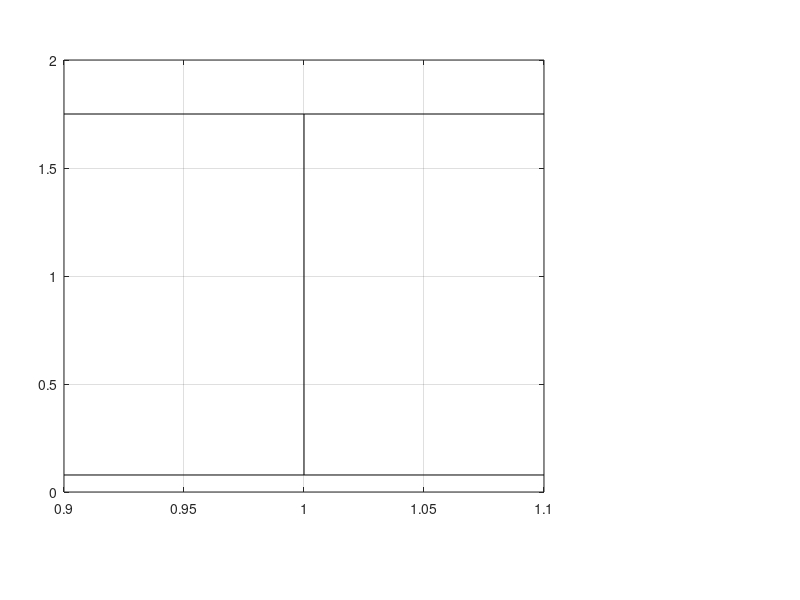

Here is the MATLAB script that generated this plot: (Note: this script raises an error after producing the figure.)
%% ####################################################################################################################
% Code for the paper:
% SCADA-Based Multiobjective Calibration of Hydraulic Models for Multi-Fluid Petroleum Pipelines
% By Alon Mandel and Mashor Housh
% University of Haifa
%% ####################################################################################################################

clc
clear
close all

%% Load all fluid results

fprintf('\n=== LOADING FLUID RESULTS ===\n');

if ~isfile('fluid1.mat') || ~isfile('fluid2.mat') || ~isfile('fluid3.mat')
    error('Missing fluid files. Run main code 3 times with fluid_choice=1,2,3');
end

load('fluid1.mat'); fluid1 = fluid_results;
load('fluid2.mat'); fluid2 = fluid_results;
load('fluid3.mat'); fluid3 = fluid_results;

fluids      = {fluid1, fluid2, fluid3};
fluid_names = {'Diesel','Jet fuel','Gasoline'};
colors      = [0 0 1; 0 0.8 0; 1 0 0];
markers     = {'s','o','+'};

Pipes    = fluid1.Pipes;
Pumps    = fluid1.Pumps;
PosValves = fluid1.PosValves;

fprintf('Loaded: Diesel, Jet, Gasoline\n');
fprintf('\n=== CREATING FIGURES ===\n');

%% Global Q range for pipelines and pumps (for unification)
% Only use positive, finite flows
all_Q_pipes = [];
all_Q_pumps = [];

for f = 1:3
    qP = fluids{f}.Q_Pipes;
    qP = qP(isfinite(qP) & qP > 0);
    all_Q_pipes = [all_Q_pipes; qP(:)];
    
    qPu = fluids{f}.Q_Pumps;
    qPu = qPu(isfinite(qPu) & qPu > 0);
    all_Q_pumps = [all_Q_pumps; qPu(:)];
end

if ~isempty(all_Q_pipes)
    Q_pipe_max = max(all_Q_pipes)*3600*1.05; % m^3/h
else
    Q_pipe_max = 100;
end

if ~isempty(all_Q_pumps)
    Q_pump_max = max(all_Q_pumps)*3600*1.05; % m^3/h
else
    Q_pump_max = 100;
end


%% Figure 1: Pipeline Bounds (All Fluids) 

fprintf('Creating Pipeline Bounds...\n');

figure('Position',[100,150,1000,500]);
set(gcf,'Color','w');

% Global r-bounds (same logic as original)
r_min_global = zeros(length(Pipes), 1);
r_max_global = zeros(length(Pipes), 1);
for i = 1:length(Pipes)
    valid_r_min = [];
    valid_r_max = [];
    for f = 1:3
        if fluids{f}.r_max(i) < 5.0 && fluids{f}.r_min(i) > 1e-5
            valid_r_min = [valid_r_min; fluids{f}.r_min(i)];
            valid_r_max = [valid_r_max; fluids{f}.r_max(i)];
        end
    end
    if ~isempty(valid_r_min)
        r_min_global(i) = min(valid_r_min);
        r_max_global(i) = max(valid_r_max);
    else
        r_min_global(i) = min([fluids{1}.r_min(i), fluids{2}.r_min(i), fluids{3}.r_min(i)]);
        r_max_global(i) = max([fluids{1}.r_max(i), fluids{2}.r_max(i), fluids{3}.r_max(i)]);
    end
end

n_min_global = min([fluid1.n_min; fluid2.n_min; fluid3.n_min]);
n_max_global = max([fluid1.n_max; fluid2.n_max; fluid3.n_max]);

% Left subplot – A: pipeline resistance
subplot('Position',[0.08, 0.18, 0.60, 0.72]); hold on; grid on; box on;
x_vals = 1:length(Pipes);

for i = 1:length(Pipes)
    fluids_with_flow = [];
    for f = 1:3
        has_flow = any(fluids{f}.I_Pipes(:,i)==1) && ...
                   any(fluids{f}.Q_Pipes(fluids{f}.I_Pipes(:,i)==1,i) > 1e-6);
        if has_flow
            fluids_with_flow = [fluids_with_flow, f];
        end
    end
    if length(fluids_with_flow) == 1
        f_single  = fluids_with_flow(1);
        r_center  = (fluids{f_single}.r_min(i) + fluids{f_single}.r_max(i))/2;
        e_low     = r_center - fluids{f_single}.r_min(i);
        e_high    = fluids{f_single}.r_max(i) - r_center;
        errorbar(x_vals(i), r_center, e_low, e_high, 'k','LineWidth',3);
    else
        r_center = (r_min_global(i) + r_max_global(i))/2;
        errorbar(x_vals(i), r_center, r_center-r_min_global(i), ...
                 r_max_global(i)-r_center, 'k','LineWidth',3);
    end
    for f = fluids_with_flow
        plot(x_vals(i), fluids{f}.R_sys(i)./fluids{f}.L(i), markers{f}, ...
            'Color',colors(f,:), 'MarkerSize',10, 'LineWidth',2);
    end
end

xlim([0.5 length(Pipes)+0.5]);
xticks(x_vals);
xticklabels(arrayfun(@(ii) sprintf('Pipeline %d',ii),1:length(Pipes),'UniformOutput',false));
ylabel('r_{l} (–)','FontSize',16);
title('A: Pipeline resistance','FontWeight','bold','FontSize',16);
set(gca,'FontSize',16);
yl = ylim; ylim([max(0,yl(1)-0.15*diff(yl)), yl(2)+0.15*diff(yl)]);

% Right subplot – B: flow exponent
subplot('Position',[0.75, 0.18, 0.18, 0.72]); hold on; grid on; box on;
n_center = (n_min_global+n_max_global)/2;
errorbar(1, n_center, n_center-n_min_global, n_max_global-n_center, ...
    'k','LineWidth',3);
for f = 1:3
    nVal = mean(fluids{f}.n_sys);
    plot(1, nVal, markers{f}, 'Color',colors(f,:), 'MarkerSize',10, 'LineWidth',2);
end
xlim([0.5 1.5]); set(gca,'XTick',[]);
ylabel('n (–)','FontSize',16);
title('B: Flow exponent','FontWeight','bold','FontSize',16);
set(gca,'FontSize',16);
yl = ylim; ylim([yl(1)-0.15*diff(yl), yl(2)+0.15*diff(yl)]);

% Legend below
h_bounds   = errorbar(NaN,NaN,NaN,'k','LineWidth',3);
h_diesel   = plot(NaN,NaN,markers{1},'Color',colors(1,:),'MarkerSize',10,'LineWidth',2);
h_jet      = plot(NaN,NaN,markers{2},'Color',colors(2,:),'MarkerSize',10,'LineWidth',2);
h_gasoline = plot(NaN,NaN,markers{3},'Color',colors(3,:),'MarkerSize',10,'LineWidth',2);
lgd = legend([h_bounds,h_diesel,h_jet,h_gasoline], ...
    {'Bounds','Diesel','Jet fuel','Gasoline'}, ...
    'Orientation','horizontal','FontSize',12);
lgd.Units = 'normalized';
lgd.Position = [0.35 0.01 0.30 0.05];

% Second subplot x-label "All Pipes"
subplot('Position',[0.75, 0.18, 0.18, 0.72]);
xlabel('All pipelines','FontSize',16);

saveas(gcf,'Fig1_Bounds_Pipelines.png');
fprintf('Saved pipeline bounds\n');


%% Figure 2: Pump Bounds (All Fluids) 
fprintf('Creating Pump Bounds...\n');

num_pumps = length(Pumps);
pump_labels = arrayfun(@(i) sprintf('P%d',i),1:num_pumps,'UniformOutput',false);

% Compute global bounds excluding wide fallbacks
A_min_global = zeros(num_pumps, 1);
A_max_global = zeros(num_pumps, 1);
B_min_global = zeros(num_pumps, 1);
B_max_global = zeros(num_pumps, 1);

for i = 1:num_pumps
    valid_A_min = [];
    valid_A_max = [];
    valid_B_min = [];
    valid_B_max = [];
    
    for f = 1:3
        % Check if pump has actual flow
        has_flow = any(fluids{f}.I_Pumps(:,i)==1) && any(fluids{f}.Q_Pumps(fluids{f}.I_Pumps(:,i)==1,i) > 1e-6);
        
        if has_flow
            % A bounds: use as computed by optimization_bounds.m for this fluid
            valid_A_min = [valid_A_min; fluids{f}.A_min(i)];
            valid_A_max = [valid_A_max; fluids{f}.A_max(i)];
    
            % B bounds: use as computed by optimization_bounds.m for this fluid
            valid_B_min = [valid_B_min; fluids{f}.B_min(i)];
            valid_B_max = [valid_B_max; fluids{f}.B_max(i)];
        end
    end
    
    if ~isempty(valid_A_min)
        A_min_global(i) = min(valid_A_min);
        A_max_global(i) = max(valid_A_max);
    else
        A_min_global(i) = min([fluids{1}.A_min(i), fluids{2}.A_min(i), fluids{3}.A_min(i)]);
        A_max_global(i) = max([fluids{1}.A_max(i), fluids{2}.A_max(i), fluids{3}.A_max(i)]);
    end
    if ~isempty(valid_B_min)
        B_min_global(i) = min(valid_B_min);
        B_max_global(i) = max(valid_B_max);
    else
        B_min_global(i) = min([fluids{1}.B_min(i), fluids{2}.B_min(i), fluids{3}.B_min(i)]);
        B_max_global(i) = max([fluids{1}.B_max(i), fluids{2}.B_max(i), fluids{3}.B_max(i)]);
    end
end

% Create figure with rectangular subplots (narrower width)
figure('Position',[300,150,1200,600]);
set(gcf,'Color','w');

for i = 1:num_pumps
    % 2 rows: A and B; columns: pumps
    % A parameter subplot
    subplot(2, num_pumps, i); hold on; grid on; box on;

    % Check if this pump has valid A data
    has_valid_A = ~isempty(valid_A_min) || any([fluids{1}.A_sys(i), fluids{2}.A_sys(i), fluids{3}.A_sys(i)] > 0.01);
    
    if has_valid_A && (A_max_global(i) - A_min_global(i)) > 1
        a_center = (A_min_global(i)+A_max_global(i))/2;
        errorbar(1, a_center, a_center-A_min_global(i), A_max_global(i)-a_center, ...
            'k','LineWidth',2,'CapSize',5);
        for f = 1:3
            has_flow = any(fluids{f}.I_Pumps(:,i)==1) && any(fluids{f}.Q_Pumps(fluids{f}.I_Pumps(:,i)==1,i) > 1e-6);
            if has_flow && fluids{f}.A_sys(i) > 0.01
                plot(1, fluids{f}.A_sys(i), markers{f}, 'Color',colors(f,:), 'MarkerSize',8, 'LineWidth',2);
            end
        end
    else
        % No valid data
        text(1, 0.5, 'No data', 'HorizontalAlignment','center', 'FontSize',12, 'Color',[0.5 0.5 0.5]);
    end
    xlim([0.5 1.5]); set(gca,'XTick',[], 'FontSize',16);
    
    % Individual y-axis scale for each pump's A parameter
    all_A_vals = [A_min_global(i); A_max_global(i)];
    for f = 1:3
        has_flow = any(fluids{f}.I_Pumps(:,i)==1) && ...
                   any(fluids{f}.Q_Pumps(fluids{f}.I_Pumps(:,i)==1,i) > 1e-6);
        if has_flow
            all_A_vals = [all_A_vals; fluids{f}.A_sys(i)];
        end
    end
    A_range_local = max(all_A_vals) - min(all_A_vals);
    A_ylim_local = [min(all_A_vals) - 0.15*A_range_local, max(all_A_vals) + 0.15*A_range_local];
    ylim(A_ylim_local);
    
    ylabel('A (m)', 'FontSize',16);
    title(sprintf('Pump %d', i), 'FontWeight','bold','FontSize',16);

    % B parameter subplot
    subplot(2, num_pumps, num_pumps + i); hold on; grid on; box on;

    % Check if this pump has valid B data
    B_range_check = (B_max_global(i) - B_min_global(i)) > 1;
    has_valid_B = ~isempty(valid_B_min) && B_range_check;
    
    if has_valid_B
        b_center = (B_min_global(i)+B_max_global(i))/2;
        errorbar(1, b_center, b_center-B_min_global(i), B_max_global(i)-b_center, ...
            'k','LineWidth',2,'CapSize',5);
        for f = 1:3
            has_flow = any(fluids{f}.I_Pumps(:,i)==1) && any(fluids{f}.Q_Pumps(fluids{f}.I_Pumps(:,i)==1,i) > 1e-6);
            B_range_f = fluids{f}.B_max(i) - fluids{f}.B_min(i);
            if has_flow && B_range_f > 1
                plot(1, fluids{f}.B_sys(i), markers{f}, 'Color',colors(f,:), 'MarkerSize',8, 'LineWidth',2);
            end
        end
    else
        % No valid data
        text(1, 0.5, 'No data', 'HorizontalAlignment','center', 'FontSize',12, 'Color',[0.5 0.5 0.5]);
    end
    xlim([0.5 1.5]); set(gca,'XTick',[], 'FontSize',16);
    
    % Individual y-axis scale for each pump's B parameter
    all_B_vals = [B_min_global(i); B_max_global(i)];
    for f = 1:3
        has_flow = any(fluids{f}.I_Pumps(:,i)==1) && ...
                   any(fluids{f}.Q_Pumps(fluids{f}.I_Pumps(:,i)==1,i) > 1e-6);
        if has_flow
            all_B_vals = [all_B_vals; fluids{f}.B_sys(i)];
        end
    end
    B_range_local = max(all_B_vals) - min(all_B_vals);
    B_ylim_local = [min(all_B_vals) - 0.15*B_range_local, max(all_B_vals) + 0.15*B_range_local];
    ylim(B_ylim_local);
    
    ylabel('B (s²/m⁵)', 'FontSize',16);
    title(sprintf('Pump %d', i), 'FontWeight','bold','FontSize',16);
end

% Common legend
h_bounds   = errorbar(NaN,NaN,NaN,'k','LineWidth',2);
h_diesel   = plot(NaN,NaN,markers{1},'Color',colors(1,:),'MarkerSize',8,'LineWidth',2);
h_jet      = plot(NaN,NaN,markers{2},'Color',colors(2,:),'MarkerSize',8,'LineWidth',2);
h_gasoline = plot(NaN,NaN,markers{3},'Color',colors(3,:),'MarkerSize',8,'LineWidth',2);
lgd = legend([h_bounds,h_diesel,h_jet,h_gasoline], ...
    {'Bounds','Diesel','Jet fuel','Gasoline'}, ...
    'Orientation','horizontal','Location','southoutside','FontSize',12);
lgd.Units = 'normalized';
lgd.Position = [0.30 0.01 0.40 0.05];

annotation('textbox',[0.5 0.96 0.0 0.0], ...
    'FitBoxToText','on','HorizontalAlignment','center', ...
    'LineStyle','none','FontWeight','bold','FontSize',16);

saveas(gcf,'Fig2_Bounds_Pumps.png');
fprintf('Saved pump bounds\n');

%% Figure 3: Valve Bounds (All Fluids) 

fprintf('Creating Valve Bounds...\n');

figure('Position',[200,200,600,450]);
set(gcf,'Color','w');

alpha_min_global = min([fluid1.alpha_min, fluid2.alpha_min, fluid3.alpha_min]);
alpha_max_global = max([fluid1.alpha_max, fluid2.alpha_max, fluid3.alpha_max]);
beta_min_global  = min([fluid1.beta_min,  fluid2.beta_min,  fluid3.beta_min]);
beta_max_global  = max([fluid1.beta_max,  fluid2.beta_max,  fluid3.beta_max]);

subplot(1,2,1); hold on; grid on; box on;
alpha_center = (alpha_min_global+alpha_max_global)/2;
errorbar(1,alpha_center,alpha_center-alpha_min_global,alpha_max_global-alpha_center, ...
    'k','LineWidth',3,'CapSize',10);
for f = 1:3
    plot(1, fluids{f}.alpha_sys, markers{f}, 'Color',colors(f,:), ...
        'MarkerSize',10, 'LineWidth',2);
end
xlim([0.8 1.2]); set(gca,'XTick',[]);
ylabel('\alpha (–)','FontSize',16);
title('(A)','FontWeight','bold','FontSize',16);
set(gca,'FontSize',16);
yl = ylim; ylim([yl(1)-0.15*diff(yl), yl(2)+0.15*diff(yl)]);

subplot(1,2,2); hold on; grid on; box on;
beta_center = (beta_min_global+beta_max_global)/2;
errorbar(1,beta_center,beta_center-beta_min_global,beta_max_global-beta_center, ...
    'k','LineWidth',3,'CapSize',10);
for f = 1:3
    plot(1, fluids{f}.beta_sys, markers{f}, 'Color',colors(f,:), ...
        'MarkerSize',10, 'LineWidth',2);
end
xlim([0.8 1.2]); set(gca,'XTick',[]);
ylabel('\beta (–)','FontSize',16);
title('(B)','FontWeight','bold','FontSize',16);
set(gca,'FontSize',16);
yl = ylim; ylim([yl(1)-0.15*diff(yl), yl(2)+0.15*diff(yl)]);

h_bounds   = errorbar(NaN,NaN,NaN,'k','LineWidth',3);
h_diesel   = plot(NaN,NaN,markers{1},'Color',colors(1,:),'MarkerSize',10,'LineWidth',2);
h_jet      = plot(NaN,NaN,markers{2},'Color',colors(2,:),'MarkerSize',10,'LineWidth',2);
h_gasoline = plot(NaN,NaN,markers{3},'Color',colors(3,:),'MarkerSize',10,'LineWidth',2);
lgd = legend([h_bounds,h_diesel,h_jet,h_gasoline], ...
    {'Bounds','Diesel','Jet fuel','Gasoline'}, ...
    'Orientation','horizontal','FontSize',12);
lgd.Units = 'normalized';
lgd.Position = [0.32 0.03 0.36 0.06];

saveas(gcf,'Fig3_Bounds_Valve.png');
fprintf('Saved valve bounds\n');

%% Figure 4: Pareto Fronts (All Fluids) 
fprintf('Creating Pareto Fronts...\n');
figure('Position',[100,100,1400,450]);
set(gcf,'Color','w');

all_y = [fluids{1}.R2fitV(:); fluids{2}.R2fitV(:); fluids{3}.R2fitV(:)];
all_y = all_y(isfinite(all_y));
if ~isempty(all_y)
    y_min_global = min(all_y);
    y_max_global = max(all_y);
    y_range = y_max_global - y_min_global;
    if y_range > eps
        y_limits = [y_min_global - 0.1*y_range, y_max_global + 0.1*y_range];
    else
        y_limits = [y_min_global - 1, y_max_global + 1];
    end
else
    y_limits = [0, 10];
end

for f = 1:3
    subplot(1,3,f); hold on; grid on; box on;

    % Pareto as line without circle markers
    h_pareto = plot(fluids{f}.R2sysV, fluids{f}.R2fitV, '-', ...
        'Color', colors(f,:), 'LineWidth', 2, 'DisplayName','Pareto Front');

    h_knee = plot(fluids{f}.R2sysV(fluids{f}.pareto_point_id), ...
                  fluids{f}.R2fitV(fluids{f}.pareto_point_id), ...
                  's', 'Color', colors(f,:), 'MarkerSize', 10, 'LineWidth', 2, ...
                  'DisplayName', 'Selected knee point');

    h_fit = plot(fluids{f}.R2sys_classical, fluids{f}.R2fit_classical, ...
                 'kx', 'MarkerSize', 10, 'LineWidth', 2, ...
                 'DisplayName', 'Fitting Solution');

    pareto_min   = min(fluids{f}.R2sysV);
    pareto_max   = max(fluids{f}.R2sysV);
    pareto_range = pareto_max - pareto_min;
    x_lim = [pareto_min - 0.1*pareto_range, pareto_max + 0.1*pareto_range];

    % Include classical solution in range
    if fluids{f}.R2sys_classical < x_lim(1)
        x_lim(1) = fluids{f}.R2sys_classical - 0.5;
    end
    if fluids{f}.R2sys_classical > x_lim(2)
        x_lim(2) = fluids{f}.R2sys_classical + 0.5;
    end

    % Round limits for cleaner axis
    x_lim(1) = floor(x_lim(1));
    x_lim(2) = ceil(x_lim(2));
    xlim(x_lim);
    
    % Determine appropriate tick spacing
    x_range = x_lim(2) - x_lim(1);
    if x_range <= 6
        tick_spacing = 1;  % Every 1 m
    elseif x_range <= 12
        tick_spacing = 2;  % Every 2 m
    else
        tick_spacing = 5;  % Every 5 m
    end
    
    % Generate tick positions
    x_tick_min = ceil(x_lim(1) / tick_spacing) * tick_spacing;
    x_tick_max = floor(x_lim(2) / tick_spacing) * tick_spacing;
    xticks(x_tick_min:tick_spacing:x_tick_max);

    ylim(y_limits);

    xlabel('Head domain (m)', 'FontSize', 16);
    ylabel('Head loss domain (m)', 'FontSize', 16);

    % Add A/B/C to subtitles
    if f == 1
        title(['(A) ' fluid_names{f}], 'FontWeight', 'bold', 'FontSize', 16);
    elseif f == 2
        title(['(B) ' fluid_names{f}], 'FontWeight', 'bold', 'FontSize', 16);
    else
        title(['(C) ' fluid_names{f}], 'FontWeight', 'bold', 'FontSize', 16);
    end

    set(gca, 'FontSize', 13);

    % Legend right corner
    legend([h_pareto, h_knee, h_fit], ...
        {'Pareto Front','Selected knee point','Fitting Solution'}, ...
        'Location','northeast','FontSize',12);
end

% Global A/B description (if you want it)
annotation('textbox',[0.5 0.96 0.0 0.0], ...
    'FitBoxToText','on','HorizontalAlignment','center', ...
    'LineStyle','none','FontWeight','bold','FontSize',16);

saveas(gcf, 'Fig9_Pareto_AllFluids.png');
fprintf('Saved Pareto fronts\n');

%% Figure 5: Flow Exponent Comparison 
fprintf('Creating Flow Exponent Comparison - Publication Version...\n');
figure('Position',[100,100,1600,500]);
set(gcf,'Color','w');

% Collect all valid n values to determine unified y-axis
all_n_sys = [mean(fluids{1}.n_sys), mean(fluids{2}.n_sys), mean(fluids{3}.n_sys)];
all_n_fit = [];
for f = 1:3
    valid_vals = fluids{f}.n_fit(fluids{f}.n_fit > 0);
    all_n_fit = [all_n_fit; valid_vals(:)];
end

% Unified y-axis range
y_min = min([all_n_sys, all_n_fit']) - 0.1;
y_max = max([all_n_sys, all_n_fit']) + 0.1;
y_lim = [y_min, y_max];

% Left subplot (A): narrower
subplot('Position',[0.08 0.15 0.32 0.75]);  % [left bottom width height]
hold on; grid on; box on;
n_opt = [mean(fluids{1}.n_sys), mean(fluids{2}.n_sys), mean(fluids{3}.n_sys)];
x = 1:3;
bar_width = 0.6;
for i = 1:3
    bar(x(i), n_opt(i), bar_width, 'FaceColor', colors(i,:));
    text(x(i), n_opt(i), sprintf('%.2f', n_opt(i)), ...
        'HorizontalAlignment','center','VerticalAlignment','bottom', ...
        'FontSize',12,'FontWeight','bold');
end
set(gca,'XTick',x,'XTickLabel',fluid_names,'FontSize',16);
ylabel('n (–)', 'FontSize',16);
title('(A) System Optimization', 'FontSize',16,'FontWeight','bold');
ylim(y_lim);

% Right subplot (B): wider
subplot('Position',[0.46 0.15 0.50 0.75]);
hold on; grid on; box on;

num_pipes = length(Pipes);
x_base    = 1:num_pipes;
bar_width = 0.22;

for f = 1:3
    x_pos = x_base + (f-2)*bar_width;

    % Read directly from data: only keep pipes where this fluid actually flows
    n_fitted_values = fluids{f}.n_fit;
    has_flow = any(fluids{f}.I_Pipes == 1, 1);      % logical 1×num_pipes
    n_fitted_values(~has_flow) = NaN;               % hide pipes with no flow

    b(f) = bar(x_pos, n_fitted_values, bar_width, 'FaceColor', colors(f,:));

    for i = 1:num_pipes
        if ~isnan(n_fitted_values(i)) && n_fitted_values(i) > 0
            text(x_pos(i), n_fitted_values(i), sprintf('%.2f', n_fitted_values(i)), ...
                'HorizontalAlignment','center','VerticalAlignment','bottom', ...
                'FontSize',9,'FontWeight','bold');
        end
    end
end

set(gca,'XTick',x_base, ...
    'XTickLabel',arrayfun(@(i) sprintf('Pipeline %d',i),1:num_pipes,'UniformOutput',false), ...
    'FontSize',16);
ylabel('n (–)', 'FontSize',16);
title('(B) Pipeline-Specific Fitting', 'FontSize',16,'FontWeight','bold');
legend(b, fluid_names, 'Location','northeast','FontSize',12);
ylim(y_lim);

saveas(gcf, 'Fig4_FlowExponent_Comparison_Paper.png');
fprintf('Saved flow exponent comparison for paper\n');

%% Figure 6: Pipeline 1 Curve (All Fluids) 
fprintf('Creating Pipeline 1 Curve (All Fluids) - Publication Version...\n');
pipe_idx = 1;  % Select Pipeline 1 for paper
figure('Position',[100,100,1800,500]);
set(gcf,'Color','w');
% Calculate unified Q range across all fluids for Pipeline 1
Q_min_all = inf;
Q_max_all = -inf;
for f=1:3
    Q_data = fluids{f}.Q_Pipes(fluids{f}.I_Pipes(:,pipe_idx)==1,pipe_idx);
    if ~isempty(Q_data)
        Q_min_all = min(Q_min_all, min(Q_data));
        Q_max_all = max(Q_max_all, max(Q_data));
    end
end
% Calculate unified y-axis range across all fluids for Pipeline 1
y_min_all = inf;
y_max_all = -inf;
for f=1:3
    Q_data = fluids{f}.Q_Pipes(fluids{f}.I_Pipes(:,pipe_idx)==1,pipe_idx);
    dh_data = fluids{f}.dh_Pipes(fluids{f}.I_Pipes(:,pipe_idx)==1,pipe_idx);
    if ~isempty(Q_data)
        y_min_all = min(y_min_all, min(dh_data));
        y_max_all = max(y_max_all, max(dh_data));
        % Also check curve values
        xx = linspace(Q_min_all, Q_max_all, 200);
        yy_sys = fluids{f}.R_sys(pipe_idx) * xx.^fluids{f}.n_sys(pipe_idx);
        yy_fit = fluids{f}.R_fit(pipe_idx) * xx.^fluids{f}.n_fit(pipe_idx);
        y_min_all = min([y_min_all, min(yy_sys), min(yy_fit)]);
        y_max_all = max([y_max_all, max(yy_sys), max(yy_fit)]);
    end
end
y_range = y_max_all - y_min_all;
y_lim = [y_min_all - 0.05*y_range, y_max_all + 0.15*y_range];
for f=1:3
    subplot(1,3,f); hold on; grid on; box on;
    
    Q_data = fluids{f}.Q_Pipes(fluids{f}.I_Pipes(:,pipe_idx)==1,pipe_idx);
    dh_data = fluids{f}.dh_Pipes(fluids{f}.I_Pipes(:,pipe_idx)==1,pipe_idx);
    
    if ~isempty(Q_data)
        % Plot SCADA data
        h_scada = scatter(Q_data*3600, dh_data, 40, [0.7 0.7 0.7], 'filled', 'MarkerFaceAlpha', 0.5);
        
        % Plot curves using unified Q range
        xx = linspace(Q_min_all, Q_max_all, 200);
        yy_sys = fluids{f}.R_sys(pipe_idx) * xx.^fluids{f}.n_sys(pipe_idx);
        yy_fit = fluids{f}.R_fit(pipe_idx) * xx.^fluids{f}.n_fit(pipe_idx);
        
        h_opt = plot(xx*3600, yy_sys, '-', 'Color', [0 0 1], 'LineWidth', 3);
        h_fit = plot(xx*3600, yy_fit, '-', 'Color', [1 0 0], 'LineWidth', 3);
        
        % Text box with ratios - positioned in right corner
        r_opt = fluids{f}.R_sys(pipe_idx) / fluids{f}.L(pipe_idx);
        r_fitted = fluids{f}.R_fit(pipe_idx) / fluids{f}.L(pipe_idx);
        r_ratio = r_opt / r_fitted;
        
        txt = sprintf('r_{opt}/r_{fitted}=%.2f', r_ratio);
        
        text(0.98, 0.98, txt, 'Units', 'normalized', 'VerticalAlignment', 'top', ...
            'HorizontalAlignment', 'right', 'BackgroundColor', 'white', ...
            'EdgeColor', 'black', 'FontSize', 12);
        
        % Set unified y-axis
        ylim(y_lim);
    end
    
    xlabel('Flow Rate (m³/h)', 'FontSize', 16);
    ylabel('Head Loss (m)', 'FontSize', 16);
    % Add A, B, C to subtitles
    if f == 1
        title(['(A) ' fluid_names{f}], 'FontWeight', 'bold', 'FontSize', 16);
    elseif f == 2
        title(['(B) ' fluid_names{f}], 'FontWeight', 'bold', 'FontSize', 16);
    else
        title(['(C) ' fluid_names{f}], 'FontWeight', 'bold', 'FontSize', 16);
    end
end
% Add figure-level legend
if exist('h_scada','var') && exist('h_opt','var') && exist('h_fit','var')
    lgd = legend([h_scada, h_opt, h_fit], {'SCADA', 'System Optimization', 'Pipeline-Specific Fitting'}, ...
        'Orientation', 'horizontal', 'FontSize', 12);
    lgd.Position = [0.30, -0.005, 0.40, 0.05];
end
% No main title for paper
saveas(gcf, sprintf('Fig5_Pipeline1_AllFluids_Paper.png', pipe_idx));
fprintf('Saved Pipeline 1 figure for paper\n');

%% Figure 7: Pump 1 Curve (All Fluids) 
fprintf('Creating Pump 1 Curve (All Fluids) - Publication Version...\n');
pump_idx = 1;  % Select Pump 1 for paper
figure('Position',[100,100,1800,500]);
set(gcf,'Color','w');
% Calculate unified Q range across all fluids for Pump 1
Q_min_all = 0;  % Pumps start at 0
Q_max_all = -inf;
for f=1:3
    Q_data = fluids{f}.Q_Pumps(fluids{f}.I_Pumps(:,pump_idx)==1,pump_idx);
    if ~isempty(Q_data) && max(Q_data) > 0
        Q_max_all = max(Q_max_all, max(Q_data));
    end
end
Q_max_all = Q_max_all * 1.1;  % Add 10% margin
% Calculate unified y-axis range across all fluids for Pump 1
y_min_all = inf;
y_max_all = -inf;
for f=1:3
    Q_data = fluids{f}.Q_Pumps(fluids{f}.I_Pumps(:,pump_idx)==1,pump_idx);
    dh_data = fluids{f}.dh_Pumps(fluids{f}.I_Pumps(:,pump_idx)==1,pump_idx);
    if ~isempty(Q_data) && max(Q_data) > 0
        y_min_all = min(y_min_all, min(dh_data));
        y_max_all = max(y_max_all, max(dh_data));
        % Also check curve values
        xx = linspace(0, Q_max_all, 200);
        yy_sys = fluids{f}.A_sys(pump_idx) - fluids{f}.B_sys(pump_idx) * xx.^2;
        yy_fit = fluids{f}.A_fit(pump_idx) - fluids{f}.B_fit(pump_idx) * xx.^2;
        y_min_all = min([y_min_all, min(yy_sys), min(yy_fit)]);
        y_max_all = max([y_max_all, max(yy_sys), max(yy_fit)]);
    end
end
y_range = y_max_all - y_min_all;
y_lim = [y_min_all - 0.05*y_range, y_max_all + 0.15*y_range];
for f=1:3
    subplot(1,3,f); hold on; grid on; box on;
    
    Q_data = fluids{f}.Q_Pumps(fluids{f}.I_Pumps(:,pump_idx)==1,pump_idx);
    dh_data = fluids{f}.dh_Pumps(fluids{f}.I_Pumps(:,pump_idx)==1,pump_idx);
    
    if ~isempty(Q_data) && max(Q_data) > 0
        % Plot SCADA data
        h_scada = scatter(Q_data*3600, dh_data, 40, [0.7 0.7 0.7], 'filled', 'MarkerFaceAlpha', 0.5);
        
        % Plot curves using unified Q range
        xx = linspace(0, Q_max_all, 200);
        yy_sys = fluids{f}.A_sys(pump_idx) - fluids{f}.B_sys(pump_idx) * xx.^2;
        yy_fit = fluids{f}.A_fit(pump_idx) - fluids{f}.B_fit(pump_idx) * xx.^2;
        
        h_opt = plot(xx*3600, yy_sys, '-', 'Color', [0 0 1], 'LineWidth', 3);
        h_fit = plot(xx*3600, yy_fit, '-', 'Color', [1 0 0], 'LineWidth', 3);
        
        % Text box with ratios - positioned in right corner
        A_ratio = fluids{f}.A_sys(pump_idx) / fluids{f}.A_fit(pump_idx);
        B_ratio = fluids{f}.B_sys(pump_idx) / fluids{f}.B_fit(pump_idx);
        
        txt = sprintf('A_{opt}/A_{fitted}=%.2f\nB_{opt}/B_{fitted}=%.2f', A_ratio, B_ratio);
        
        text(0.98, 0.98, txt, 'Units', 'normalized', 'VerticalAlignment', 'top', ...
            'HorizontalAlignment', 'right', 'BackgroundColor', 'white', ...
            'EdgeColor', 'black', 'FontSize', 12);
        
        % Set unified x and y axes
        xlim([0, Q_max_all*3600]);
        ylim(y_lim);
    else
        % No data for this pump-fluid combination
        text(0.5, 0.5, 'No data', 'Units', 'normalized', ...
            'HorizontalAlignment', 'center', 'FontSize', 16, 'Color', [0.5 0.5 0.5]);
    end
    
    xlabel('Flow Rate (m³/h)', 'FontSize', 16);
    ylabel('Head Gain (m)', 'FontSize', 16);
    % Add A, B, C to subtitles
    if f == 1
        title(['(A) ' fluid_names{f}], 'FontWeight', 'bold', 'FontSize', 16);
    elseif f == 2
        title(['(B) ' fluid_names{f}], 'FontWeight', 'bold', 'FontSize', 16);
    else
        title(['(C) ' fluid_names{f}], 'FontWeight', 'bold', 'FontSize', 16);
    end
end
% Add figure-level legend - moved below x-axis
if exist('h_scada','var') && exist('h_opt','var') && exist('h_fit','var')
    lgd = legend([h_scada, h_opt, h_fit], {'SCADA', 'System Optimization', 'Pump-Specific Fitting'}, ...
        'Orientation', 'horizontal', 'FontSize', 12);
    lgd.Position = [0.30, -0.005, 0.40, 0.05];
end
% No main title for paper
saveas(gcf, sprintf('Fig6_Pump1_AllFluids_Paper.png', pump_idx));
fprintf('Saved Pump 1 figure for paper\n');

%% Figure 8: Valve Curve (All Fluids) 
fprintf('Creating Valve Curve (All Fluids) - Publication Version...\n');
figure('Position',[100,100,1800,500]);
set(gcf,'Color','w');
for f=1:3
    subplot(1,3,f); hold on; grid on; box on;
    
    x_data = fluids{f}.x_v5(fluids{f}.I_Valves(:,PosValves)==1);
    Q_data = fluids{f}.Q_Valves(fluids{f}.I_Valves(:,PosValves)==1,PosValves);
    dh_data = fluids{f}.dh_Valves(fluids{f}.I_Valves(:,PosValves)==1,PosValves);
    K_data = dh_data./Q_data.^2;
    
    if ~isempty(x_data)
        % Plot SCADA data
        h_scada = scatter(x_data*100, K_data, 40, [0.7 0.7 0.7], 'filled', 'MarkerFaceAlpha', 0.5);
        
        % Plot curves
        xx = linspace(min(x_data), max(x_data), 200);
        yy_sys = fluids{f}.alpha_sys * xx.^fluids{f}.beta_sys;
        yy_fit = fluids{f}.alpha_fit * xx.^fluids{f}.beta_fit;
        
        h_opt = plot(xx*100, yy_sys, '-', 'Color', [0 0 1], 'LineWidth', 3);
        h_fit = plot(xx*100, yy_fit, '-', 'Color', [1 0 0], 'LineWidth', 3);
        
        % Text box with ratios - positioned in right corner
        alpha_ratio = fluids{f}.alpha_sys / fluids{f}.alpha_fit;
        beta_ratio = fluids{f}.beta_sys / fluids{f}.beta_fit;
        
        txt = sprintf('α_{opt}/α_{fitted}=%.2f\nβ_{opt}/β_{fitted}=%.2f', alpha_ratio, beta_ratio);
        
        text(0.98, 0.98, txt, 'Units', 'normalized', 'VerticalAlignment', 'top', ...
            'HorizontalAlignment', 'right', 'BackgroundColor', 'white', ...
            'EdgeColor', 'black', 'FontSize', 12);
    end
    
    xlabel('V5 Degree Opening (%)', 'FontSize', 16);
    ylabel('K-factor (s²/m⁵)', 'FontSize', 16);
    % Add A, B, C to subtitles
    if f == 1
        title(['(A) ' fluid_names{f}], 'FontWeight', 'bold', 'FontSize', 16);
    elseif f == 2
        title(['(B) ' fluid_names{f}], 'FontWeight', 'bold', 'FontSize', 16);
    else
        title(['(C) ' fluid_names{f}], 'FontWeight', 'bold', 'FontSize', 16);
    end
    xlim([30, 100]);  % Extended below 50% to show white space
end
% Add figure-level legend - moved below x-axis
if exist('h_scada','var') && exist('h_opt','var') && exist('h_fit','var')
    lgd = legend([h_scada, h_opt, h_fit], {'SCADA', 'System Optimization', 'Valve-Specific Fitting'}, ...
        'Orientation', 'horizontal', 'FontSize', 12);
    lgd.Position = [0.30, -0.005, 0.40, 0.05];
end
% No main title for paper
saveas(gcf, 'Fig7_Valve_AllFluids_Paper.png');
fprintf('Saved valve figure for paper\n');

%% Figure 9: Head Domain Improvement Bar Chart at Matched Head Loss
fprintf('Creating Head Domain Improvement Bar Chart...\n');
figure('Position',[100,100,1600,600]);
set(gcf,'Color','w');

% Use same colors as other figures
colors = [0 0 1; 0 0.8 0; 1 0 0];  % Diesel=blue, Jet=green, Gasoline=red

% For each fluid, interpolate Pareto point at EXACT classical ΔH
h_classical = zeros(3,1);
h_matched = zeros(3,1);
dh_classical = zeros(3,1);

for f = 1:3
    x_pareto = fluids{f}.R2sysV;
    y_pareto = fluids{f}.R2fitV;
    x_classical_val = fluids{f}.R2sys_classical;
    y_classical_val = fluids{f}.R2fit_classical;
    
    % **INTERPOLATE H value at EXACT classical ΔH**
    % Use linear interpolation on the Pareto curve
    h_matched(f) = interp1(y_pareto, x_pareto, y_classical_val, 'linear', 'extrap');
    
    h_classical(f) = x_classical_val;
    dh_classical(f) = y_classical_val;
end

% ΔH values for matched points are EXACTLY the classical values
dh_matched = dh_classical;  % **EXACT match by construction**

% **UNIFIED Y-AXIS LIMIT FOR BOTH PANELS**
y_max_unified = max([h_classical; h_matched; dh_classical; dh_matched]) * 1.15;

x = 1:3;
bar_width = 0.35;

% Panel A: Head domain (RMSE_H)
subplot(1,2,1); hold on; grid on; box on;
b1 = bar(x - bar_width/2, h_matched, bar_width, 'FaceColor', [0 0 1]);
b2 = bar(x + bar_width/2, h_classical, bar_width, 'FaceColor', [1 0 0]);

for i = 1:3
    text(x(i) - bar_width/2, h_matched(i), sprintf('%.2f', h_matched(i)), ...
        'HorizontalAlignment','center','VerticalAlignment','bottom', ...
        'FontSize',12,'FontWeight','bold');
    text(x(i) + bar_width/2, h_classical(i), sprintf('%.2f', h_classical(i)), ...
        'HorizontalAlignment','center','VerticalAlignment','bottom', ...
        'FontSize',12,'FontWeight','bold');
end

set(gca,'XTick',x,'XTickLabel',fluid_names,'FontSize',16);
ylabel('RMSE (m)', 'FontSize',16);
title('(A) Head domain', 'FontSize',16,'FontWeight','bold');
ylim([0, y_max_unified]);
legend([b1, b2], {'System Optimization','Element-Specific Fitting'}, ...
    'Location','northwest','FontSize',12);

% Panel B: Head loss domain (RMSE_ΔH) - bars will be IDENTICAL
subplot(1,2,2); hold on; grid on; box on;
b1 = bar(x - bar_width/2, dh_matched, bar_width, 'FaceColor', [0 0 1]);
b2 = bar(x + bar_width/2, dh_classical, bar_width, 'FaceColor', [1 0 0]);

for i = 1:3
    text(x(i) - bar_width/2, dh_matched(i), sprintf('%.2f', dh_matched(i)), ...
        'HorizontalAlignment','center','VerticalAlignment','bottom', ...
        'FontSize',12,'FontWeight','bold');
    text(x(i) + bar_width/2, dh_classical(i), sprintf('%.2f', dh_classical(i)), ...
        'HorizontalAlignment','center','VerticalAlignment','bottom', ...
        'FontSize',12,'FontWeight','bold');
end

set(gca,'XTick',x,'XTickLabel',fluid_names,'FontSize',16);
title('(B) Head loss domain', 'FontSize',16,'FontWeight','bold');
ylim([0, y_max_unified]);
legend([b1, b2], {'System Optimization','Element-Specific Fitting'}, ...
    'Location','northwest','FontSize',12);

saveas(gcf, 'Fig_Improvement_BarChart.png');
fprintf('Saved improvement bar chart\n');

%% Figure 10: RMSE Comparison 
fprintf('Creating RMSE Comparison Figure...\n');
figure('Position',[100,100,1600,600]);
set(gcf,'Color','w');

% Optimal (selected Pareto point) values
h_domain_opt = [fluids{1}.R2sysV(fluids{1}.pareto_point_id), ...
                fluids{2}.R2sysV(fluids{2}.pareto_point_id), ...
                fluids{3}.R2sysV(fluids{3}.pareto_point_id)];

dh_domain_opt = [fluids{1}.R2fitV(fluids{1}.pareto_point_id), ...
                 fluids{2}.R2fitV(fluids{2}.pareto_point_id), ...
                 fluids{3}.R2fitV(fluids{3}.pareto_point_id)];

% Classical fitting values (stored separately, not from Pareto sweep)
h_domain_fitted = [fluids{1}.R2sys_classical, ...
                   fluids{2}.R2sys_classical, ...
                   fluids{3}.R2sys_classical];

dh_domain_fitted = [fluids{1}.R2fit_classical, ...
                    fluids{2}.R2fit_classical, ...
                    fluids{3}.R2fit_classical];

% Unified y-axis limit
y_max = max([h_domain_opt, h_domain_fitted, dh_domain_opt, dh_domain_fitted]) * 1.15;

x = 1:3;
bar_width = 0.35;

% Panel A: Head domain
subplot(1,2,1); hold on; grid on; box on;
b1 = bar(x - bar_width/2, h_domain_opt,    bar_width, 'FaceColor', [0 0 1]);
b2 = bar(x + bar_width/2, h_domain_fitted, bar_width, 'FaceColor', [1 0 0]);
for i = 1:3
    text(x(i) - bar_width/2, h_domain_opt(i), sprintf('%.2f', h_domain_opt(i)), ...
        'HorizontalAlignment','center','VerticalAlignment','bottom', ...
        'FontSize',12,'FontWeight','bold');
    text(x(i) + bar_width/2, h_domain_fitted(i), sprintf('%.2f', h_domain_fitted(i)), ...
        'HorizontalAlignment','center','VerticalAlignment','bottom', ...
        'FontSize',12,'FontWeight','bold');
end
set(gca,'XTick',x,'XTickLabel',fluid_names,'FontSize',16);
ylabel('RMSE (m)', 'FontSize',16);
title('(A) Head domain', 'FontSize',16,'FontWeight','bold');
ylim([0, y_max]);
legend([b1, b2], {'System Optimization','Element-Specific Fitting'}, ...
    'Location','northwest','FontSize',12);

% Panel B: Head loss domain
subplot(1,2,2); hold on; grid on; box on;
b1 = bar(x - bar_width/2, dh_domain_opt,    bar_width, 'FaceColor', [0 0 1]);
b2 = bar(x + bar_width/2, dh_domain_fitted, bar_width, 'FaceColor', [1 0 0]);
for i = 1:3
    text(x(i) - bar_width/2, dh_domain_opt(i), sprintf('%.2f', dh_domain_opt(i)), ...
        'HorizontalAlignment','center','VerticalAlignment','bottom', ...
        'FontSize',12,'FontWeight','bold');
    text(x(i) + bar_width/2, dh_domain_fitted(i), sprintf('%.2f', dh_domain_fitted(i)), ...
        'HorizontalAlignment','center','VerticalAlignment','bottom', ...
        'FontSize',12,'FontWeight','bold');
end
set(gca,'XTick',x,'XTickLabel',fluid_names,'FontSize',16);
title('(B) Head loss domain', 'FontSize',16,'FontWeight','bold');
ylim([0, y_max]);
legend([b1, b2], {'System Optimization','Element-Specific Fitting'}, ...
    'Location','northwest','FontSize',12);

saveas(gcf, 'Fig8_RMSE_Comparison.png');
fprintf('Saved RMSE comparison figure\n');
